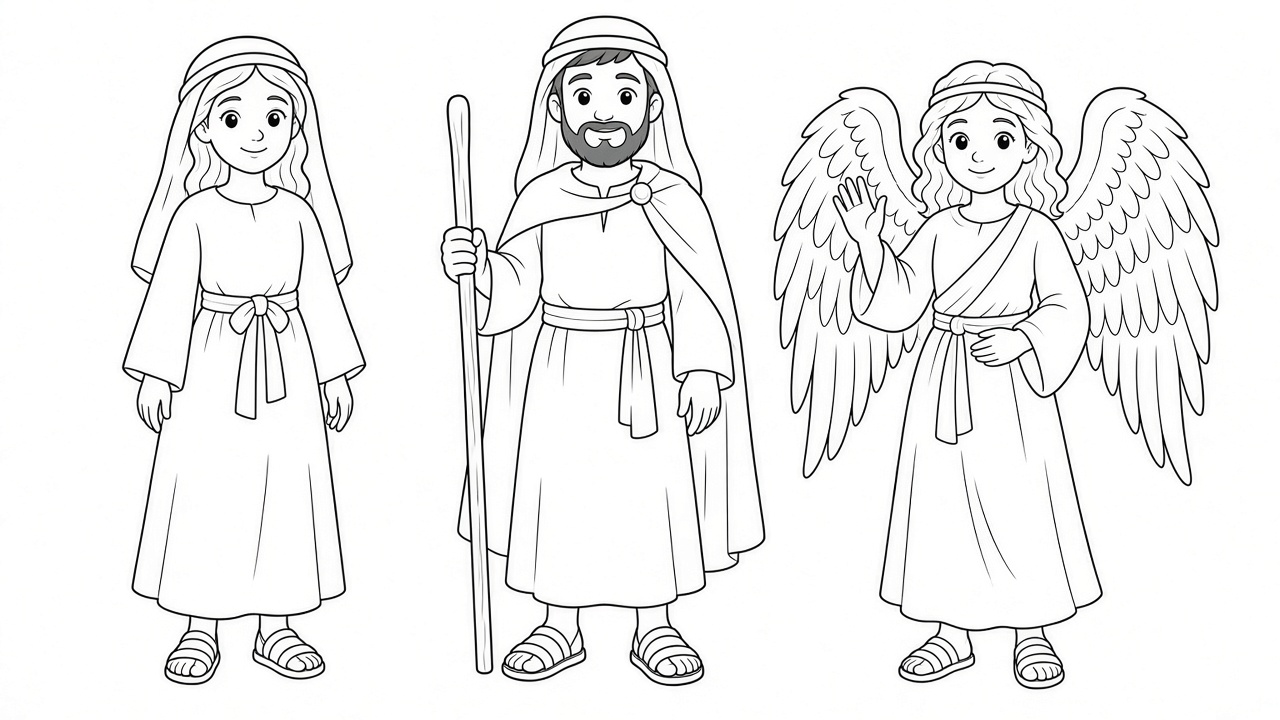
#> input picture nativity/art/character-sheet.png, 1280 x 720 px, given in place of cover.png, which was not available
$ python build_pages.py
#> lines starting #> are read from the running program, lines starting #| are printed output that depends on the picture; after the words box and inside, x2 and y2 are one past the last pixel; in counts of white or black regions, pixels touching at a corner belong together; pictures that were not available may be replaced by others from this repository, and a replacement may not be noted
#!/usr/bin/env python3
"""Compose the Nativity coloring story book from line-art sources.

Outputs US Letter PNGs (2550×3300, 300 dpi, two gray levels) and Letter / A4 PDFs.
Verse captions are exact Berean Standard Bible wording. See CAPTIONS.md.
"""

from __future__ import annotations

import shutil
import subprocess
from pathlib import Path

import img2pdf
from PIL import Image, ImageDraw, ImageFilter, ImageFont

ROOT = Path(__file__).resolve().parents[1]
ART = Path(__file__).resolve().parent / "art"
FONTS = Path(__file__).resolve().parent / "fonts"
PAGES = ROOT / "pages" / "nativity"
PDF_DIR = ROOT / "pdf"
CAPTIONS_MD = Path(__file__).resolve().parent / "CAPTIONS.md"

W, H = 2550, 3300
DPI = 300

# Footer matches the Vol 1 / Vol 2 pages: centered, just above the bottom edge.
FOOTER = "STEWARDOFTHEKING · BSB"
FOOTER_INK_TOP = 3206
# White pixels required between the ink of one text line and the next, and above the footer.
MIN_LINE_GAP = 48

FRED_BOLD = str(FONTS / "Fredoka-Bold.ttf")
NUNITO = str(FONTS / "Nunito-Regular.ttf")
NUNITO_BOLD = str(FONTS / "Nunito-Bold.ttf")
NUNITO_XB = str(FONTS / "Nunito-ExtraBold.ttf")
ANDIKA = str(FONTS / "Andika-Regular.ttf")
ANDIKA_BOLD = str(FONTS / "Andika-Bold.ttf")

# Exact BSB spans copied from Bible Hub. Footnote letters that Bible Hub inserts
# (Luke 2:1 “a”, Matthew 1:21 “d”) are not part of the translation and are omitted.
# https://biblehub.com/bsb/luke/1.htm
# https://biblehub.com/bsb/luke/2.htm
# https://biblehub.com/bsb/matthew/1.htm
SCENES = [
    {
        "file": "02-gabriel-mary.png",
        "art": "02-gabriel-mary.png",
        "title": "Gabriel appears to Mary",
        "reference": "Luke 1:30",
        "caption": "So the angel told her, \u201cDo not be afraid, Mary, for you have found favor with God.",
        "source_verse": "Luke 1:30",
        "source_url": "https://biblehub.com/bsb/luke/1.htm",
        "source_note": "The whole verse, as printed on Bible Hub. The angel’s words continue into verse 31, so this verse has an opening quotation mark and no closing mark.",
    },
    {
        "file": "03-mary-says-yes.png",
        "art": "03-mary-says-yes.png",
        "title": "Mary says yes",
        "reference": "Luke 1:38",
        "caption": "\u201cI am the Lord\u2019s servant,\u201d Mary answered. \u201cMay it happen to me according to your word.\u201d Then the angel left her.",
        "source_verse": "Luke 1:38",
        "source_url": "https://biblehub.com/bsb/luke/1.htm",
        "source_note": "The whole verse.",
    },
    {
        "file": "04-mary-visits-elizabeth.png",
        "art": "04-mary-visits-elizabeth.png",
        "title": "Mary visits Elizabeth",
        "reference": "Luke 1:42",
        "caption": "In a loud voice she exclaimed, \u201cBlessed are you among women, and blessed is the fruit of your womb!",
        "source_verse": "Luke 1:42",
        "source_url": "https://biblehub.com/bsb/luke/1.htm",
        "source_note": "The whole verse. Elizabeth’s words continue into verse 43, so the quotation is still open at the end of this verse.",
    },
    {
        "file": "05-joseph-dream.png",
        "art": "05-joseph-dream.png",
        "title": "An angel speaks to Joseph in a dream",
        "reference": "Matthew 1:21",
        "caption": "She will give birth to a Son, and you are to give Him the name Jesus, because He will save His people from their sins.\u201d",
        "source_verse": "Matthew 1:21",
        "source_url": "https://biblehub.com/bsb/matthew/1.htm",
        "source_note": "The whole verse. Bible Hub prints a footnote letter after “Jesus”; that letter is not part of the BSB text and is omitted. The closing quotation mark belongs to the angel’s speech, which opened in Matthew 1:20.",
    },
    {
        "file": "06-caesars-decree.png",
        "art": "06-caesars-decree.png",
        "title": "Caesar’s decree",
        "reference": "Luke 2:1",
        "caption": "Now in those days a decree went out from Caesar Augustus that a census should be taken of the whole empire.",
        "source_verse": "Luke 2:1",
        "source_url": "https://biblehub.com/bsb/luke/2.htm",
        "source_note": "The whole verse. Bible Hub prints a footnote letter after the sentence; that letter is not part of the BSB text and is omitted.",
    },
    {
        "file": "07-journey-to-bethlehem.png",
        "art": "07-journey-to-bethlehem.png",
        "title": "The journey to Bethlehem",
        "reference": "Luke 2:5",
        "caption": "He went there to register with Mary, who was pledged to him in marriage and was expecting a child.",
        "source_verse": "Luke 2:5",
        "source_url": "https://biblehub.com/bsb/luke/2.htm",
        "source_note": "The whole verse.",
    },
    {
        "file": "08-no-room-at-the-inn.png",
        "art": "08-no-room-at-the-inn.png",
        "title": "No room at the inn",
        "reference": "Luke 2:7",
        "caption": "because there was no room for them in the inn.",
        "source_verse": "Luke 2:7",
        "source_url": "https://biblehub.com/bsb/luke/2.htm",
        "source_note": "The closing clause of Luke 2:7, copied with its original lowercase. The birth and manger clauses of the same verse are the caption on the next page.",
    },
    {
        "file": "09-baby-in-the-manger.png",
        "art": "09-baby-in-the-manger.png",
        "title": "Jesus born and laid in a manger",
        "reference": "Luke 2:7",
        "caption": "And she gave birth to her firstborn, a Son. She wrapped Him in swaddling cloths and laid Him in a manger",
        "source_verse": "Luke 2:7",
        "source_url": "https://biblehub.com/bsb/luke/2.htm",
        "source_note": "The opening of Luke 2:7, through the word “manger,” stopping before the comma that joins the “no room” clause printed on the previous page.",
    },
    {
        "file": "10-angels-and-shepherds.png",
        "art": "10-angels-and-shepherds.png",
        "title": "Angels appear to the shepherds",
        "reference": "Luke 2:11",
        "caption": "Today in the city of David a Savior has been born to you. He is Christ the Lord!",
        "source_verse": "Luke 2:11",
        "source_url": "https://biblehub.com/bsb/luke/2.htm",
        "source_note": "The whole verse. The quotation opened in verse 10 and closes in verse 12, so verse 11 itself has no quotation marks.",
    },
    {
        "file": "11-shepherds-visit.png",
        "art": "11-shepherds-visit.png",
        "title": "The shepherds visit",
        "reference": "Luke 2:16",
        "caption": "So they hurried off and found Mary and Joseph and the Baby, who was lying in the manger.",
        "source_verse": "Luke 2:16",
        "source_url": "https://biblehub.com/bsb/luke/2.htm",
        "source_note": "The whole verse.",
    },
    {
        "file": "12-shepherds-tell-everyone.png",
        "art": "12-shepherds-tell-everyone.png",
        "title": "The shepherds tell everyone",
        "reference": "Luke 2:17",
        "caption": "After they had seen the Child, they spread the message they had received about Him.",
        "source_verse": "Luke 2:17",
        "source_url": "https://biblehub.com/bsb/luke/2.htm",
        "source_note": "The whole verse.",
    },
    {
        "file": "13-mary-treasures.png",
        "art": "13-mary-treasures.png",
        "title": "Mary treasures these things",
        "reference": "Luke 2:19",
        "caption": "But Mary treasured up all these things and pondered them in her heart.",
        "source_verse": "Luke 2:19",
        "source_url": "https://biblehub.com/bsb/luke/2.htm",
        "source_note": "The whole verse.",
    },
]


def font(path: str, size: int) -> ImageFont.FreeTypeFont:
    return ImageFont.truetype(path, size)


def text_size(draw: ImageDraw.ImageDraw, text: str, face: ImageFont.FreeTypeFont, stroke: int = 0):
    box = draw.textbbox((0, 0), text, font=face, stroke_width=stroke)
    return box[2] - box[0], box[3] - box[1], box


def wrap(draw: ImageDraw.ImageDraw, text: str, face: ImageFont.FreeTypeFont, max_w: int) -> list[str]:
    words = text.split()
    lines: list[str] = []
    cur = ""
    for word in words:
        trial = word if not cur else f"{cur} {word}"
        width, _, _ = text_size(draw, trial, face)
        if width <= max_w or not cur:
            cur = trial
        else:
            lines.append(cur)
            cur = word
    if cur:
        lines.append(cur)
    return lines


def draw_centered(
    draw: ImageDraw.ImageDraw,
    text: str,
    y: int,
    face: ImageFont.FreeTypeFont,
    fill: int = 0,
    stroke: int = 0,
) -> int:
    """Draw text whose ink starts at y. Returns the ink height."""
    width, height, box = text_size(draw, text, face, stroke)
    x = (W - width) / 2 - box[0]
    draw.text((x, y - box[1]), text, font=face, fill=fill, stroke_width=stroke, stroke_fill=0)
    return height


# [11 lines left out: function draw_left_ink, not called in this run]


def draw_footer(draw: ImageDraw.ImageDraw) -> None:
    face = font(NUNITO_BOLD, 42)
    width, _, box = text_size(draw, FOOTER, face)
    x = (W - width) / 2 - box[0]
    y = FOOTER_INK_TOP - box[1]
    draw.text((x, y), FOOTER, font=face, fill=0)


def to_two_levels(page: Image.Image) -> Image.Image:
    """Force pure black and white. Grays are only anti-aliased edges."""
    return page.point(lambda p: 0 if p < 180 else 255)


def lineart(path: Path, max_w: int, max_h: int) -> Image.Image:
    im = Image.open(path).convert("L")
    scale = min(max_w / im.width, max_h / im.height)
    size = (max(1, int(round(im.width * scale))), max(1, int(round(im.height * scale))))
    im = im.resize(size, Image.Resampling.LANCZOS)
    im = im.filter(ImageFilter.GaussianBlur(radius=0.7))
    # Keep the dark outline and the anti-aliased edge; drop light gray shading.
    bw = im.point(lambda p: 0 if p < 196 else 255)
    return bw


def save_page(page: Image.Image, path: Path) -> None:
    page = to_two_levels(page)
    path.parent.mkdir(parents=True, exist_ok=True)
    page.save(path, format="PNG", dpi=(DPI, DPI), optimize=True)


def compose_scene(scene: dict) -> Path:
    page = Image.new("L", (W, H), 255)
    draw = ImageDraw.Draw(page)
    cap_face = font(ANDIKA_BOLD, 78)
    ref_face = font(ANDIKA_BOLD, 64)
    max_w = W - 280
    lines = wrap(draw, scene["caption"], cap_face, max_w)
    line_h = 100
    ref_gap = 26
    _, ref_h, _ = text_size(draw, scene["reference"], ref_face)
    block_h = len(lines) * line_h + ref_gap + ref_h
    block_bottom = FOOTER_INK_TOP - 48
    block_top = block_bottom - block_h
    rule_y = block_top - 36

    art_box = (70, 56, W - 70, rule_y - 28)
    art = lineart(ART / scene["art"], art_box[2] - art_box[0], art_box[3] - art_box[1])
    ax = art_box[0] + (art_box[2] - art_box[0] - art.width) // 2
    ay = art_box[1] + (art_box[3] - art_box[1] - art.height) // 2
    page.paste(art, (ax, ay))

    draw.rectangle([160, rule_y, W - 160, rule_y + 7], fill=0)
    y = block_top
    for line in lines:
        draw_centered(draw, line, y, cap_face)
        y += line_h
    y += ref_gap - 10
    draw_centered(draw, scene["reference"], y, ref_face)
    draw_footer(draw)

    out = PAGES / scene["file"]
    save_page(page, out)
    print(f"{scene['file']}: {len(lines)} caption line(s)")
    return out


def fit_title_size(draw: ImageDraw.ImageDraw, text: str, max_w: int, start: int) -> tuple[ImageFont.FreeTypeFont, int]:
    size = start
    while size > 80:
        face = font(FRED_BOLD, size)
        stroke = max(12, size // 16)
        width, _, _ = text_size(draw, text, face, stroke)
        if width <= max_w:
            return face, stroke
        size -= 4
    face = font(FRED_BOLD, 80)
    return face, 12


def compose_cover() -> Path:
    page = Image.new("L", (W, H), 255)
    draw = ImageDraw.Draw(page)
    y = 80
    title_face, stroke = fit_title_size(draw, "The Nativity", W - 220, 210)
    y += draw_centered(draw, "The Nativity", y, title_face, fill=255, stroke=stroke)
    y += MIN_LINE_GAP
    sub = font(FRED_BOLD, 84)
    y += draw_centered(draw, "A Coloring Story Book", y, sub)
    y += MIN_LINE_GAP
    brand = font(NUNITO_XB, 54)
    y += draw_centered(draw, "Steward of the King", y, brand)
    y += MIN_LINE_GAP
    small = font(NUNITO, 36)
    y += draw_centered(draw, "Stories inspired by the Berean Standard Bible", y, small)

    art_top = y + MIN_LINE_GAP
    art_bottom = FOOTER_INK_TOP - MIN_LINE_GAP
    art = lineart(ART / "cover.png", W - 120, art_bottom - art_top)
    ax = (W - art.width) // 2
    ay = art_top + max(0, (art_bottom - art_top - art.height) // 2)
    page.paste(art, (ax, ay))
    draw_footer(draw)
    out = PAGES / "01-cover.png"
    save_page(page, out)
    return out


# [270 lines left out: functions compose_parent_note, write_captions, build_pdfs, ink_bands, assert_gaps, assert_cover_spacing and 2 more, not called in this run]


def main() -> None:
    PAGES.mkdir(parents=True, exist_ok=True)
    paths = [compose_cover()]
#> in compose_cover, `title_face, stroke = fit_title_size(draw, "The Nativity", W - 220, 210)`: stroke = 13
#> in draw_centered, `width, height, box = text_size(draw, text, face, stroke)`: width = 1224; height = 229; box = (-13, 39, 1211, 268)
#> in draw_centered, `x = (W - width) / 2 - box[0]`: x = 676
#> in compose_cover, `y += draw_centered(draw, "The Nativity", y, title_face, fill=255, stro..`: y = 309
#> in compose_cover, `y += MIN_LINE_GAP`: y = 357
#> in compose_cover, `y += draw_centered(draw, "A Coloring Story Book", y, sub)`: y = 439
#> in compose_cover, `y += MIN_LINE_GAP`: y = 487
#> in compose_cover, `y += draw_centered(draw, "Steward of the King", y, brand)`: y = 538
#> in compose_cover, `y += MIN_LINE_GAP`: y = 586
#> in compose_cover, `y += draw_centered(draw, "Stories inspired by the Berean Standard Bibl..`: y = 619
#> in compose_cover, `art_top = y + MIN_LINE_GAP`: art_top = 667
#> in lineart, `bw = im.point(lambda p: 0 if p < 196 else 255)`:
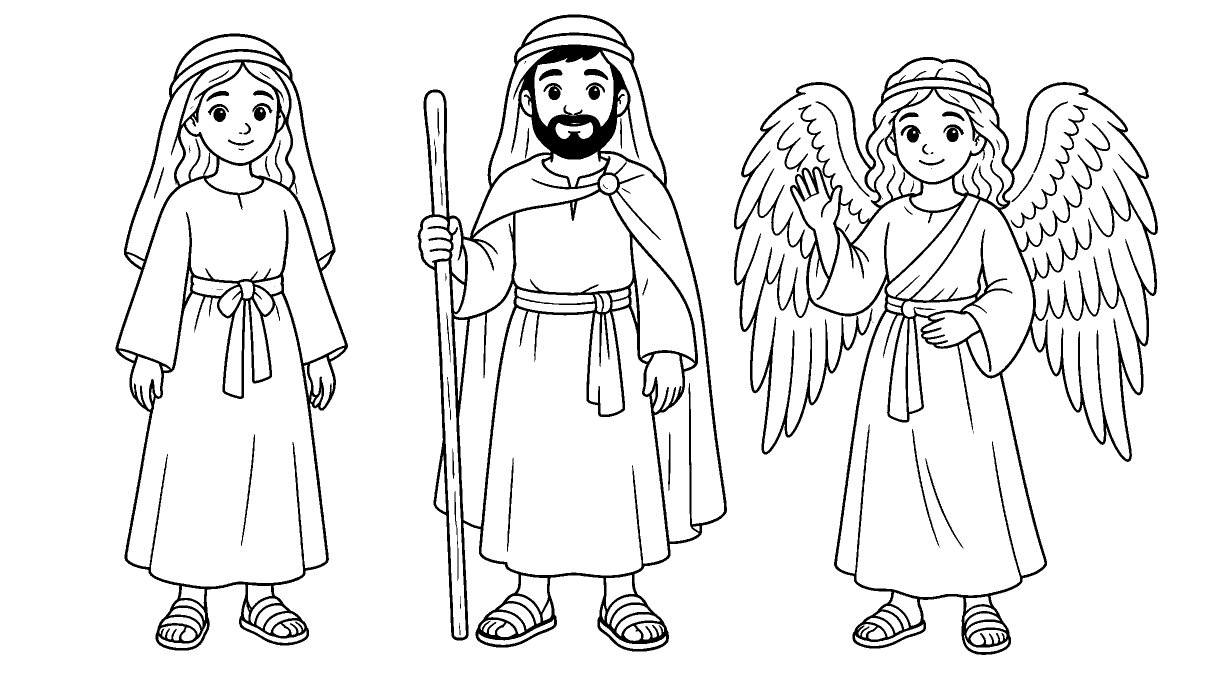
#> bw: PIL image 2430x1367 L (shown at 1/2 size); 92.2% white; 69 black regions (11 under 20 px), largest, box (x1, y1, x2, y2) and area: (1468, 114, 2316, 1310) 95246, (835, 29, 1454, 1303) 91043, (231, 67, 696, 1301) 54989
#> in compose_cover, `ay = art_top + max(0, (art_bottom - art_top - art.height) // 2)`: ay = 1229
    for scene in SCENES:
        paths.append(compose_scene(scene))
#> in compose_scene, `lines = wrap(draw, scene["caption"], cap_face, max_w)`: lines = 2 items
#> in compose_scene, `_, ref_h, _ = text_size(draw, scene["reference"], ref_face)`: ref_h = 52
#> in compose_scene, `block_h = len(lines) * line_h + ref_gap + ref_h`: block_h = 278
#> in compose_scene, `block_top = block_bottom - block_h`: block_top = 2880
#> in compose_scene, `rule_y = block_top - 36`: rule_y = 2844
#> in compose_scene, `art_box = (70, 56, W - 70, rule_y - 28)`: art_box = (70, 56, 2480, 2816)
#> call 2 of lineart, with max_w = 2410, max_h = 2760
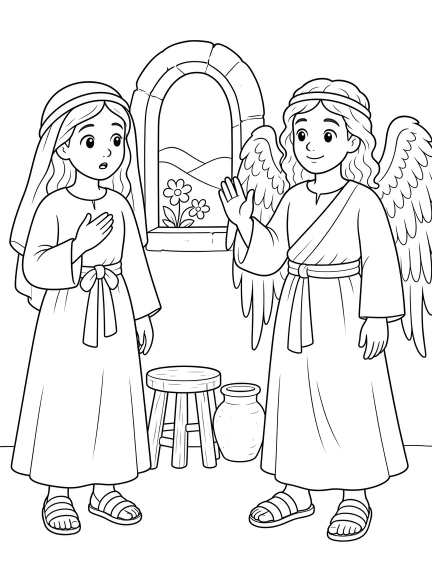
#> input picture nativity/art/02-gabriel-mary.png, 864 x 1152 px (shown at 1/2 size)
#> in lineart (call 2), `bw = im.point(lambda p: 0 if p < 196 else 255)`:
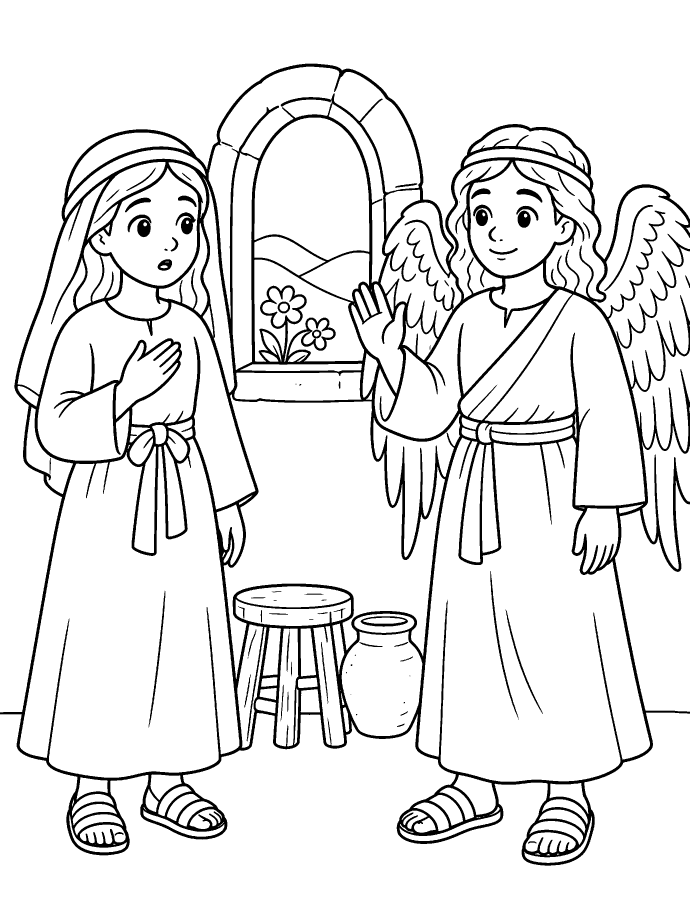
#> bw: PIL image 2070x2760 L (shown at 1/3 size); 90.8% white; 83 black regions (13 under 20 px), largest, box (x1, y1, x2, y2) and area: (0, 191, 2070, 2597) 485455, (1850, 701, 2070, 1046) 4795, (1471, 1713, 1555, 2154) 2240
#> in compose_scene, `ax = art_box[0] + (art_box[2] - art_box[0] - art.width) // 2`: ax = 240
#> in compose_scene, `ay = art_box[1] + (art_box[3] - art_box[1] - art.height) // 2`: ay = 56
#> in compose_scene, `y = block_top`: y = 2880
#> the loop in compose_scene, `for line in lines:` made 2 passes
#> (width in draw_centered, height in draw_centered, x in draw_centered, y) on pass 1: (2251, 82, 149.5, 2980)
#> after the loop in compose_scene, `for line in lines:`: y = 3080
#> in compose_scene, `y += ref_gap - 10`: y = 3096
#> in to_two_levels (call 2), `return page.point(lambda p: 0 if p < 180 else 255)`:
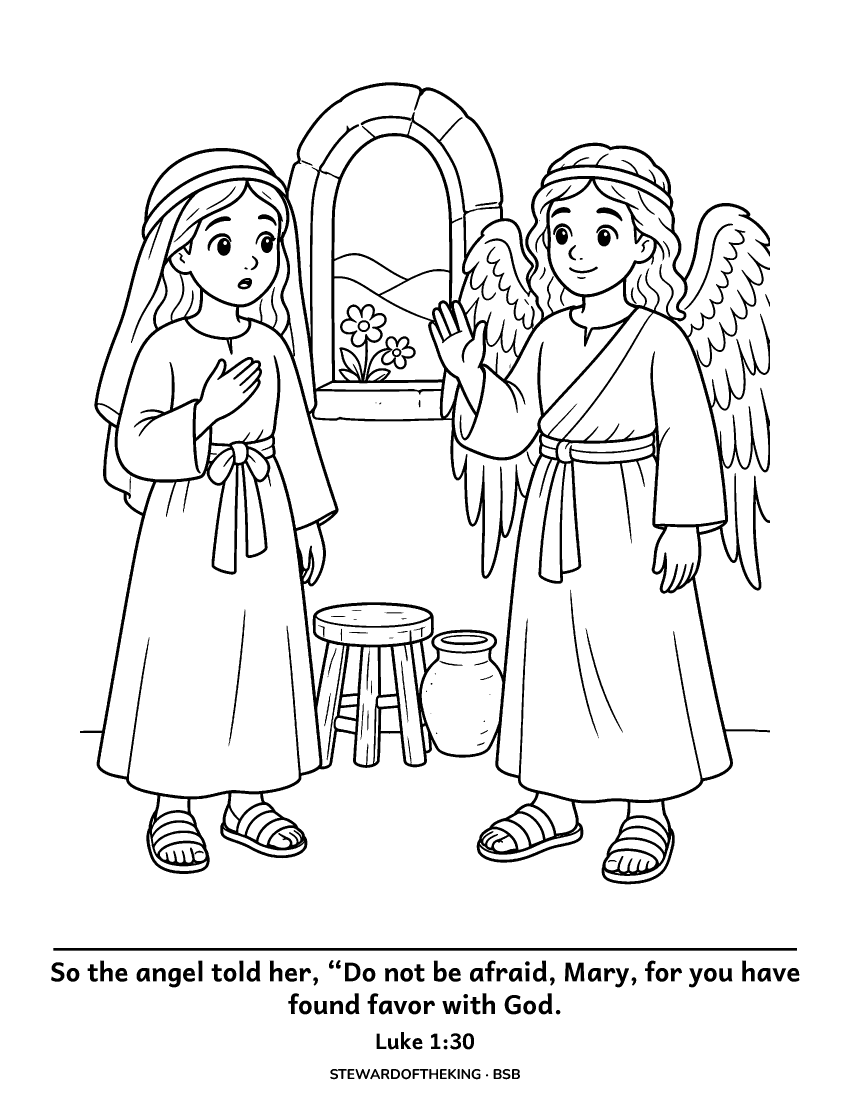
#> returned value: PIL image 2550x3300 L (shown at 1/3 size); 92.7% white; 182 black regions (13 under 20 px), largest, box (x1, y1, x2, y2) and area: (240, 247, 2310, 2653) 485455, (160, 2844, 2391, 2852) 17848, (2090, 757, 2310, 1102) 4795
#| 02-gabriel-mary.png: 2 caption line(s)
    paths.append(compose_parent_note())
    write_captions()
    verify(paths)
    build_pdfs(paths)


if __name__ == "__main__":
#> (the run stopped early here; a loop or call above may not have finished)
